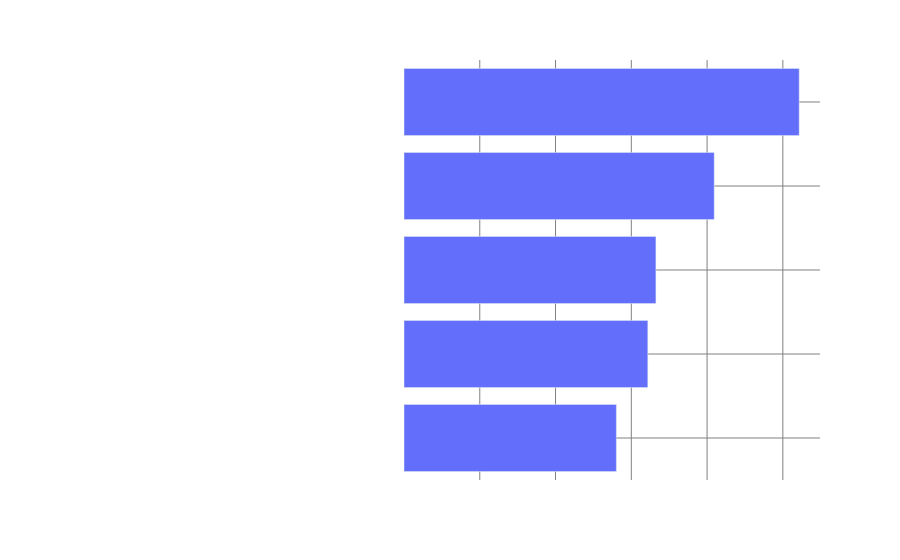

Notebook cell for this chart:
### Code cell
top_5_grap()

### Figure 1 — Plotly figure (JSON) as saved in the notebook; plotly's stock layout.template omitted (floating-point values rounded to 4 significant figures)
{"data": [{"alignmentgroup": "True", "hovertemplate": "counter=%{x}<br>crime_description=%{y}<extra></extra>", "legendgroup": "", "marker": {"color": "#636efa", "pattern": {"shape": ""}}, "name": "", "offsetgroup": "", "orientation": "h", "showlegend": false, "textposition": "auto", "type": "bar", "x": [2803, 3218, 3325, 4094, 5216], "xaxis": "x", "y": ["VANDALISM - FELONY ($400 & OVER, ALL CHURCH VANDALISMS)", "ASSAULT WITH DEADLY WEAPON, AGGRAVATED ASSAULT", "THEFT OF IDENTITY", "BATTERY - SIMPLE ASSAULT", "VEHICLE - STOLEN"], "yaxis": "y"}], "layout": {"barmode": "relative", "font": {"color": "white"}, "legend": {"tracegroupgap": 0}, "margin": {"t": 60}, "paper_bgcolor": "rgba(0, 0, 0, 0)", "plot_bgcolor": "rgba(0, 0, 0, 0)", "title": {"font": {"color": "white"}, "text": "TOP 5 crimes in the area"}, "xaxis": {"anchor": "y", "color": "white", "domain": [0, 1], "gridcolor": "grey", "linecolor": "white", "linewidth": 2, "showline": true, "tickfont": {"color": "white"}, "title": {"font": {"color": "white"}, "text": "Counter"}}, "yaxis": {"anchor": "x", "color": "white", "domain": [0, 1], "gridcolor": "grey", "linecolor": "white", "linewidth": 2, "showline": true, "tickfont": {"color": "white"}, "title": {"font": {"color": "white"}, "text": "Crime Description"}}}}
